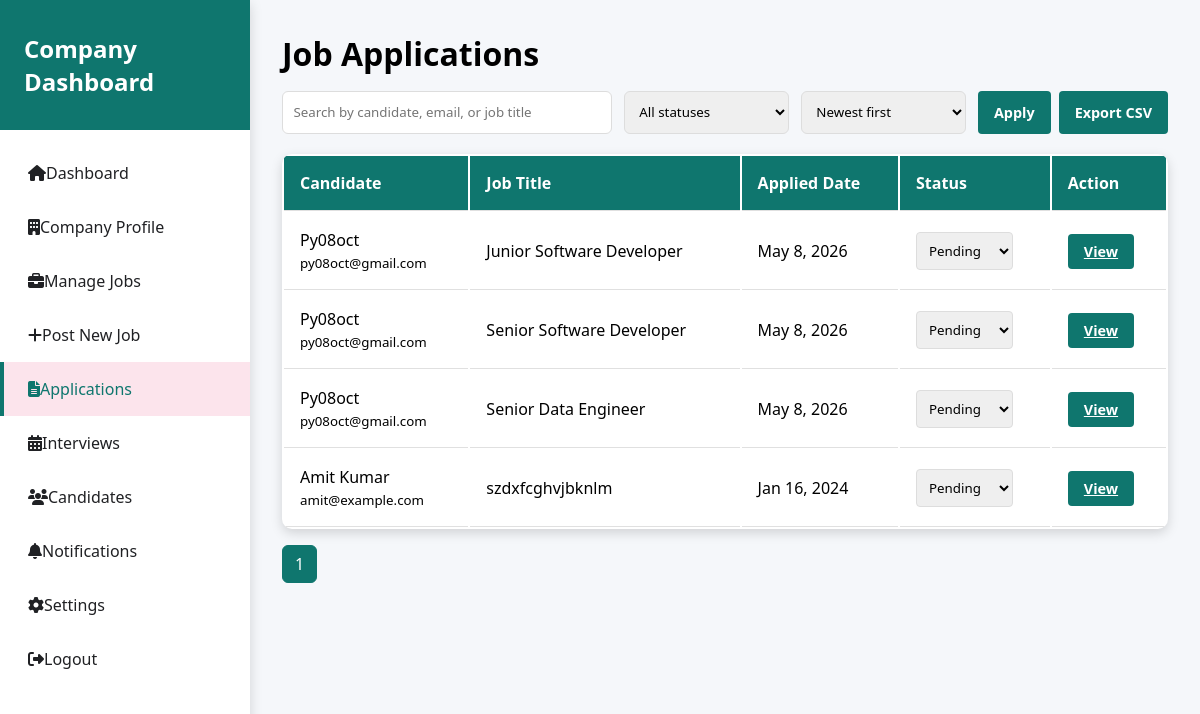
The app's page /company-applications.php (signed in) with its own data.
### tables this page shows
CREATE TABLE `applications` (
  `id` int(11) NOT NULL AUTO_INCREMENT,
  `student_id` int(11) NOT NULL,
  `job_id` int(11) NOT NULL,
  `status` enum('pending','interview','accepted','rejected') DEFAULT 'pending',
  `application_date` timestamp NOT NULL DEFAULT current_timestamp(),
  PRIMARY KEY (`id`),
  UNIQUE KEY `unique_application` (`student_id`,`job_id`),
  KEY `idx_student_id` (`student_id`),
  KEY `idx_job_id` (`job_id`),
  KEY `idx_status` (`status`),
  CONSTRAINT `applications_ibfk_1` FOREIGN KEY (`student_id`) REFERENCES `students` (`id`) ON DELETE CASCADE,
  CONSTRAINT `applications_ibfk_2` FOREIGN KEY (`job_id`) REFERENCES `jobs` (`id`) ON DELETE CASCADE
);

CREATE TABLE `students` (
  `id` int(11) NOT NULL AUTO_INCREMENT,
  `user_id` int(11) NOT NULL,
  `name` varchar(100) NOT NULL,
  `email` varchar(100) NOT NULL,
  `course` varchar(100) DEFAULT NULL,
  `skills` text DEFAULT NULL,
  `cgpa` decimal(3,2) DEFAULT NULL,
  `address` text DEFAULT NULL,
  `experience` text DEFAULT NULL,
  `education` varchar(255) DEFAULT NULL,
  `created_at` timestamp NOT NULL DEFAULT current_timestamp(),
  PRIMARY KEY (`id`),
  KEY `idx_user_id` (`user_id`),
  KEY `idx_email` (`email`),
  CONSTRAINT `students_ibfk_1` FOREIGN KEY (`user_id`) REFERENCES `users` (`id`) ON DELETE CASCADE
);

CREATE TABLE `jobs` (
  `id` int(11) NOT NULL AUTO_INCREMENT,
  `company_id` int(11) NOT NULL,
  `title` varchar(200) NOT NULL,
  `description` text DEFAULT NULL,
  `requirements` text DEFAULT NULL,
  `required_skills` varchar(255) DEFAULT NULL,
  `location` varchar(100) DEFAULT NULL,
  `salary` varchar(50) DEFAULT NULL,
  `status` enum('active','closed') DEFAULT 'active',
  `posted_at` timestamp NOT NULL DEFAULT current_timestamp(),
  `created_at` timestamp NOT NULL DEFAULT current_timestamp(),
  PRIMARY KEY (`id`),
  KEY `idx_company_id` (`company_id`),
  KEY `idx_status` (`status`),
  KEY `idx_posted_at` (`posted_at`),
  CONSTRAINT `jobs_ibfk_1` FOREIGN KEY (`company_id`) REFERENCES `companies` (`id`) ON DELETE CASCADE
);

### config.php (called while the page is built, shortened)
<?php
function e(?string $value): string {
    return htmlspecialchars((string)$value, ENT_QUOTES, 'UTF-8');
}
?>

### db_connect.php (called while the page is built, shortened)
<?php
require_once 'config.php';
$conn = null;
try {
    $conn = new mysqli(DB_HOST, DB_USER, DB_PASS, DB_NAME);
    if ($conn->connect_error) {
        $db_error = "Database connection failed: " . $conn->connect_error;
        $conn = null;
    } else {
        $conn->set_charset("utf8");
    }
} catch (Exception $e) {
    $db_error = "Database connection error: " . $e->getMessage();
    $conn = null;
}
function isDatabaseAvailable() {
    global $conn;
    return $conn !== null;
}
?>

### company-applications.php (the view, shortened to what this page needs)
<?php
require_once 'config.php';
require_once 'db_connect.php';
$company_user_id = (int)$_SESSION['user_id'];
$company_id = 0;
$applications = [];
$search = trim($_GET['search'] ?? '');
$status_filter = $_GET['status'] ?? 'all';
$sort = $_GET['sort'] ?? 'latest';
$page = max(1, (int)($_GET['page'] ?? 1));
$per_page = 10;
$total_rows = 0;
$total_pages = 1;
$sort_sql = $sort === 'oldest' ? 'a.application_date ASC' : 'a.application_date DESC';
if (isDatabaseAvailable()) {
    $company_stmt = $conn->prepare("SELECT id FROM companies WHERE user_id = ? LIMIT 1");
    $company_stmt->bind_param("i", $company_user_id);
    $company_stmt->execute();
    $company_id = (int)($company_stmt->get_result()->fetch_assoc()['id'] ?? 0);
}
if (isDatabaseAvailable() && $company_id > 0) {
    $count_sql = "SELECT COUNT(*) AS total
                  FROM applications a
                  JOIN jobs j ON a.job_id = j.id
                  JOIN students s ON a.student_id = s.id
                  WHERE j.company_id = ?";
    $count_types = "i";
    $count_params = [$company_id];
    $count_stmt = $conn->prepare($count_sql);
    $count_stmt->bind_param($count_types, ...$count_params);
    $count_stmt->execute();
    $total_rows = (int)($count_stmt->get_result()->fetch_assoc()['total'] ?? 0);
    $total_pages = max(1, (int)ceil($total_rows / $per_page));
    $page = min($page, $total_pages);
    $offset = ($page - 1) * $per_page;
    $query = "SELECT a.*, j.title, s.name AS student_name, s.email AS student_email
              FROM applications a
              JOIN jobs j ON a.job_id = j.id
              JOIN students s ON a.student_id = s.id
              WHERE j.company_id = ?";
    $types = "i";
    $params = [$company_id];
    $query .= " ORDER BY {$sort_sql} LIMIT ? OFFSET ?";
    $types .= "ii";
    $params[] = $per_page;
    $params[] = $offset;
    $stmt = $conn->prepare($query);
    $stmt->bind_param($types, ...$params);
    $stmt->execute();
    $applications = $stmt->get_result()->fetch_all(MYSQLI_ASSOC);
}
?>
<!DOCTYPE html>
<html lang="en">
<head>
    <link rel="stylesheet" href="https://cdnjs.cloudflare.com/ajax/libs/font-awesome/6.4.0/css/all.min.css">
</head>
<body>
    <div class="dashboard-container">
        <div class="sidebar">
            <div class="sidebar-header">
                <h2>Company Dashboard</h2>
            </div>
            <div class="sidebar-menu">
                <a href="company-dashboard.php"><i class="fas fa-home"></i> Dashboard</a>
                <a href="company-profile.php"><i class="fas fa-building"></i> Company Profile</a>
                <a href="company-jobs.php"><i class="fas fa-briefcase"></i> Manage Jobs</a>
                <a href="company-post-job.php"><i class="fas fa-plus"></i> Post New Job</a>
                <a href="company-applications.php" class="active"><i class="fas fa-file-alt"></i> Applications</a>
                <a href="company-interviews.php"><i class="fas fa-calendar-alt"></i> Interviews</a>
                <a href="company-candidates.php"><i class="fas fa-users"></i> Candidates</a>
                <a href="company-notifications.php"><i class="fas fa-bell"></i> Notifications</a>
                <a href="company-settings.php"><i class="fas fa-cog"></i> Settings</a>
                <a href="logout.php"><i class="fas fa-sign-out-alt"></i> Logout</a>
            </div>
        </div>
        <div class="main-content">
            <h1>Job Applications</h1>
            <form method="GET" class="toolbar">
                <input type="text" name="search" placeholder="Search by candidate, email, or job title" value="<?php echo e($search); ?>">
                <select name="status">
                    <option value="all" <?php echo $status_filter === 'all' ? 'selected' : ''; ?>>All statuses</option>
                </select>
                <select name="sort">
                    <option value="latest" <?php echo $sort === 'latest' ? 'selected' : ''; ?>>Newest first</option>
                </select>
                <div style="display:flex;gap:0.5rem;">
                    <button type="submit" class="btn">Apply</button>
                    <?php
                        $export_params = $_GET;
                        $export_params['export'] = 'csv';
                    ?>
                    <a class="btn" href="<?php echo e('company-applications.php?' . http_build_query($export_params)); ?>" style="text-decoration:none;display:inline-flex;align-items:center;">Export CSV</a>
                </div>
            </form>
            <table class="table">
                <thead>
                    <tr>
                        <th>Candidate</th>
                        <th>Job Title</th>
                        <th>Applied Date</th>
                        <th>Status</th>
                        <th>Action</th>
                    </tr>
                </thead>
                <tbody>
                    <?php if (empty($applications)): ?>
                        <tr><td colspan="5" style="text-align: center; padding: 2rem;">No applications received yet.</td></tr>
                    <?php else: ?>
                        <?php foreach ($applications as $app): ?>
                            <tr>
                                <td><?php echo htmlspecialchars($app['student_name']); ?><br><small><?php echo htmlspecialchars($app['student_email']); ?></small></td>
                                <td><?php echo htmlspecialchars($app['title']); ?></td>
                                <td><?php echo date('M j, Y', strtotime($app['application_date'])); ?></td>
                                <td>
                                    <form method="POST" style="display: inline;">
                                        <select name="status" onchange="this.form.submit()">
                                            <option value="pending" <?php echo $app['status'] == 'pending' ? 'selected' : ''; ?>>Pending</option>
                                        </select>
                                    </form>
                                </td>
                                <td><a href="company-application-details.php?id=<?php echo (int)$app['id']; ?>" class="btn">View</a></td>
                            </tr>
                        <?php endforeach; ?>
                    <?php endif; ?>
                </tbody>
            </table>
            <?php if ($total_rows > 0): ?>
                <div class="pagination">
                    <?php
                        $params = $_GET;
                        for ($i = 1; $i <= $total_pages; $i++):
                            $params['page'] = $i;
                            $href = 'company-applications.php?' . http_build_query($params);
                    ?>
                        <?php if ($i === $page): ?>
                            <span class="active"><?php echo $i; ?></span>
                        <?php else: ?>
                            <a href="<?php echo e($href); ?>"><?php echo $i; ?></a>
                        <?php endif; ?>
                    <?php endfor; ?>
                </div>
            <?php endif; ?>
        </div>
    </div>
</body>
</html>

### company-applications.php (style rules this page uses)
:root { --primary: #0f766e; --shadow: 0 4px 12px rgba(0,0,0,0.15); }
* { margin: 0; padding: 0; box-sizing: border-box; font-family: 'Segoe UI', sans-serif; }
.dashboard-container { display: flex; min-height: 100vh; background: #f5f7fa; }
.sidebar { width: 250px; background: white; box-shadow: var(--shadow); position: fixed; height: 100vh; overflow-y: auto; }
.sidebar-header { padding: 2rem 1.5rem; background: var(--primary); color: white; }
.sidebar-menu { padding: 1rem 0; }
.sidebar-menu a { display: flex; align-items: center; padding: 1rem 1.5rem; color: #202124; text-decoration: none; transition: all 0.3s; border-left: 4px solid transparent; }
.sidebar-menu a:hover, .sidebar-menu a.active { background: #fce4ec; border-left-color: var(--primary); color: var(--primary); }
.main-content { flex: 1; margin-left: 250px; padding: 2rem; }
.table { width: 100%; background: white; border-radius: 10px; box-shadow: var(--shadow); overflow: hidden; }
.table th, .table td { padding: 1rem; text-align: left; border-bottom: 1px solid #e0e0e0; }
.table th { background: var(--primary); color: white; font-weight: 600; }
.btn { padding: 0.5rem 1rem; border-radius: 4px; font-weight: 600; cursor: pointer; border: none; font-size: 0.9rem; background: var(--primary); color: white; }
select { padding: 0.5rem; border: 1px solid #ddd; border-radius: 4px; }
.toolbar { display: grid; grid-template-columns: 2fr 1fr 1fr auto; gap: 0.75rem; margin: 1rem 0 1.25rem; }
.toolbar input, .toolbar select { width: 100%; padding: 0.65rem; border: 1px solid #ddd; border-radius: 6px; }
.toolbar .btn { white-space: nowrap; }
.pagination { margin-top: 1rem; display: flex; align-items: center; gap: 0.5rem; flex-wrap: wrap; }
.pagination a, .pagination span { padding: 0.45rem 0.75rem; border-radius: 6px; text-decoration: none; border: 1px solid #ddd; color: #202124; }
.pagination .active { background: var(--primary); color: #fff; border-color: var(--primary); }

### records on screen
applications: student.name "Py08oct", student.email "py08oct@gmail.com", job.title "Junior Software Developer", application_date "May 8, 2026", status "Pending"
applications: student.name "Py08oct", student.email "py08oct@gmail.com", job.title "Senior Software Developer", application_date "May 8, 2026", status "Pending"
applications: student.name "Py08oct", student.email "py08oct@gmail.com", job.title "Senior Data Engineer", application_date "May 8, 2026", status "Pending"
applications: student.name "Amit Kumar", student.email "amit@example.com", job.title "szdxfcghvjbknlm", application_date "Jan 16, 2024", status "Pending"
